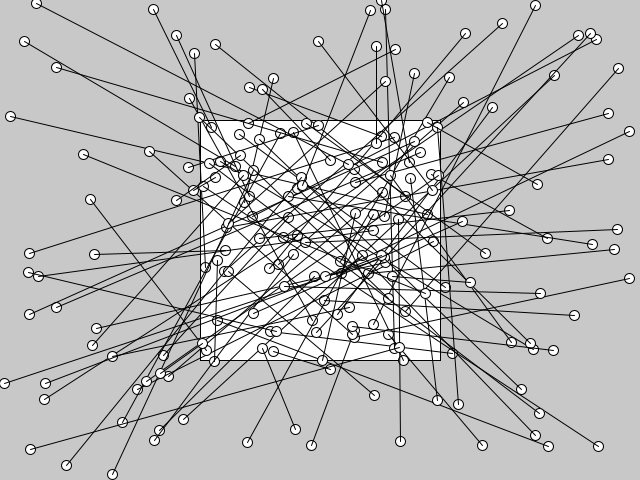
Frame 1 (no input)
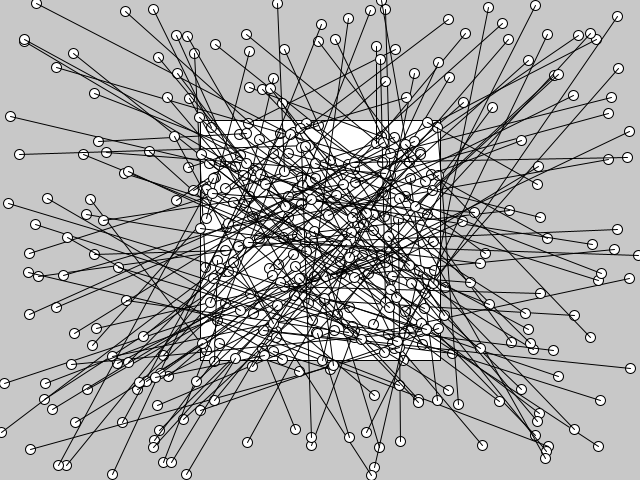
Frame 2 (the mouse pressed at the canvas centre, redrawn once)

The Processing sketch that drew these frames (run headless with seeded random() and noise(); the mouse was pressed at the canvas centre and the sketch redrawn once):

// Processing sketch: drawingChris100
// ── drawingChris100.pde
float rectX;
float rectY;

void setup() {
  size(640, 480);
  background(200);
  float size = height/2;
  rectX = width/2 - size/2;
  rectY = (height-size)/2;
  rect(rectX, rectY, size, size);
  noLoop(); // only run draw() once
}

void draw() {
  int count = 0; // counter
  while (count < 100) {
    float insideX = random(rectX, rectX + height/2);
    float insideY = random(rectY, rectY + height/2);
    float outsideX = random(0, width);
    float outsideY = random(0, height);
    while (outsideX > rectX && outsideY > rectY && outsideX < rectX+(height/2) && outsideY < rectY+(height/2)) {
      outsideX = random(0, width);
      outsideY = random(0, height);
    }
    ellipse(outsideX, outsideY, 10, 10);  
    ellipse(insideX, insideY, 10, 10);
    line(insideX, insideY, outsideX, outsideY);
    
    count += 1;
  }
}
